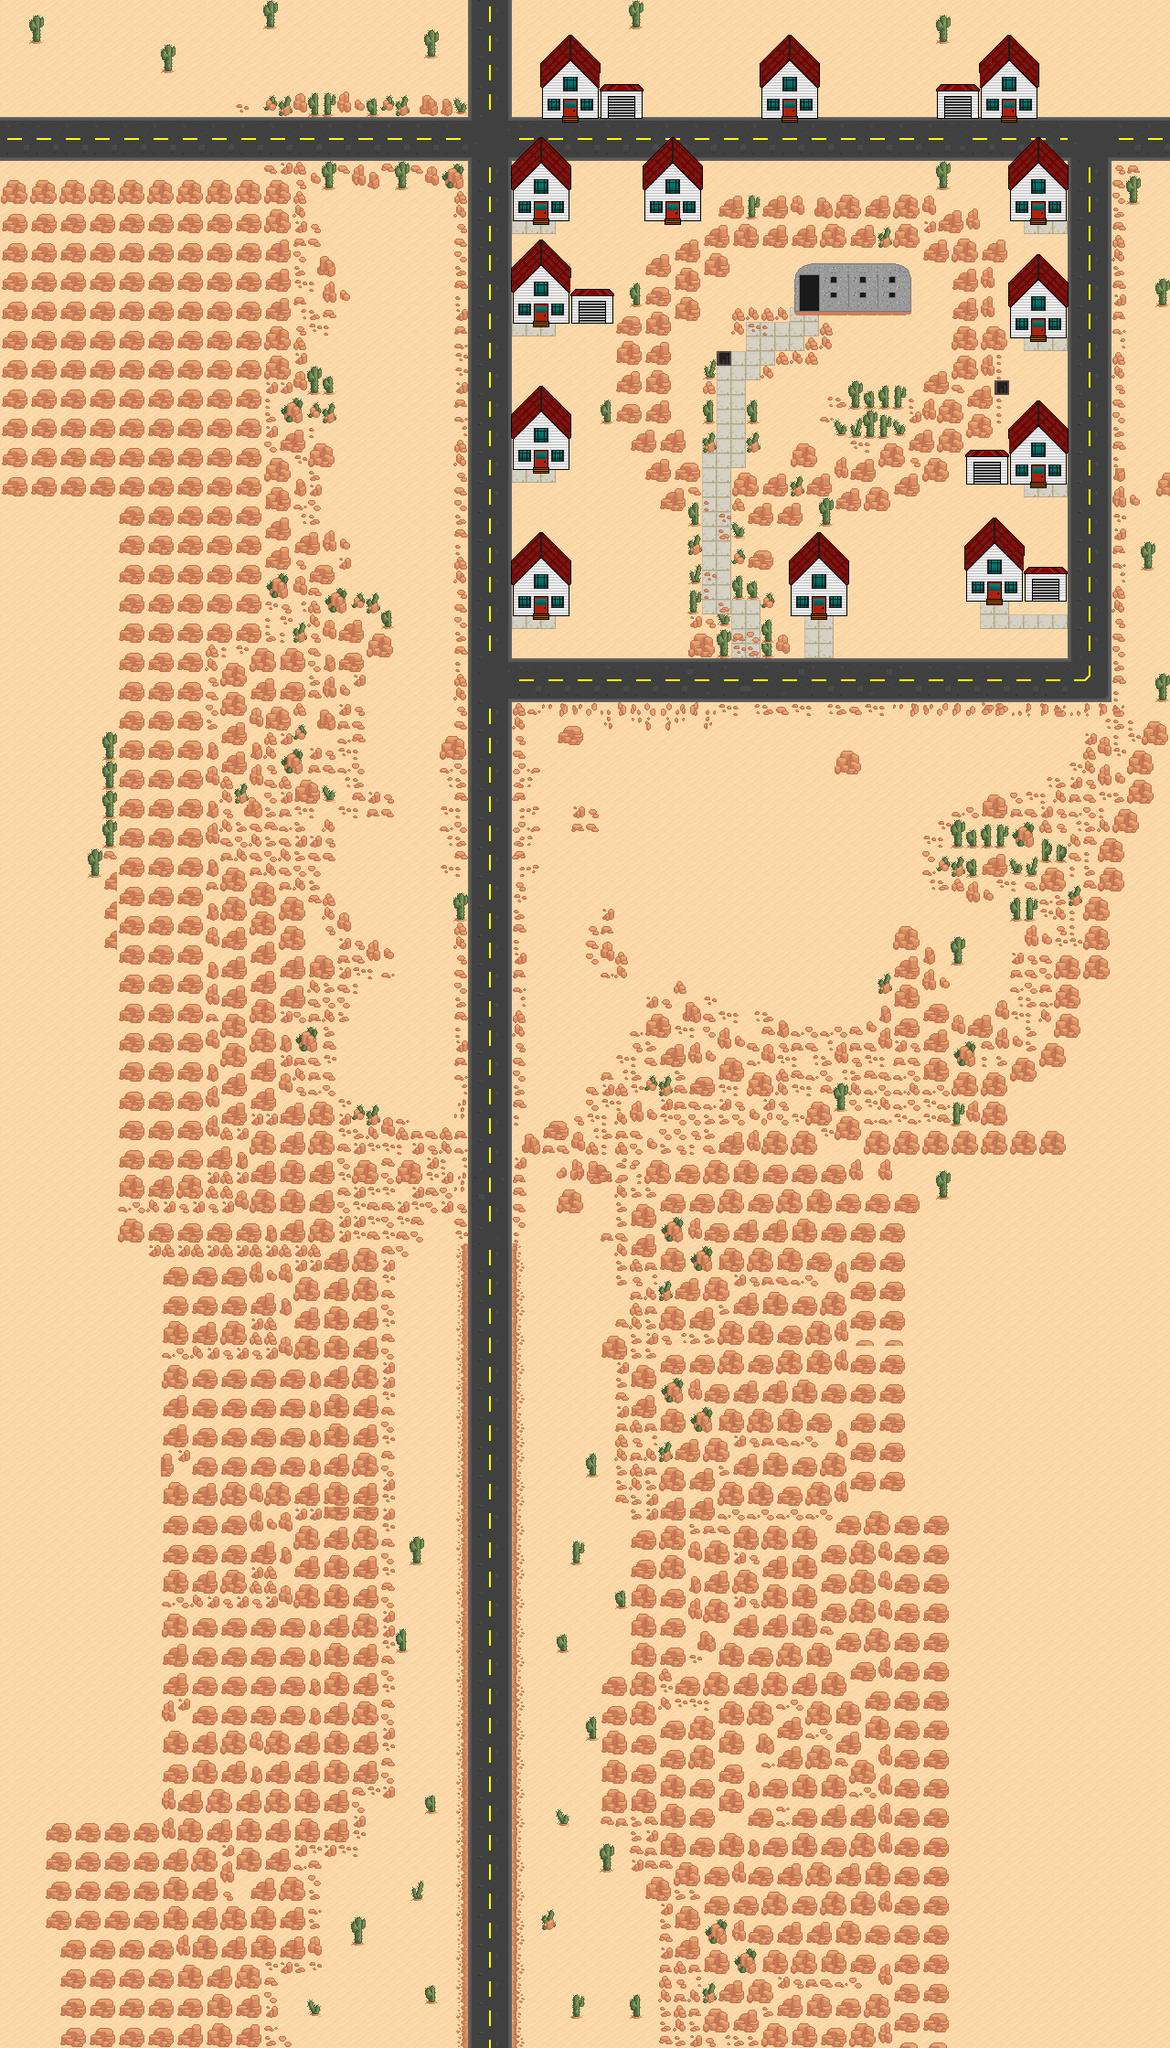

The image is a tile-based game level rendered from a .tmx file. Its description and source (layers, tilesets, objects; grid data summarised) follow:
An orthogonal 80x140 tile map with 16x16 px tiles, 2 tile layers (sandAndRoads, rocksAndBuildings) and 178 objects (32x Zombie, 29x SlowZombie, 3x Entrance, 2x Camera, Player, ...).

<map version="1.2" tiledversion="1.3.1" orientation="orthogonal" renderorder="left-up" compressionlevel="0" width="80" height="140" tilewidth="16" tileheight="16" infinite="0" nextlayerid="38" nextobjectid="509">
 <tileset firstgid="1" name="tileset" tilewidth="16" tileheight="16" tilecount="1024" columns="32">
  <image source="../../resources/textures/map/tileset.png" width="512" height="512" />
  <tile id="6">
   <objectgroup draworder="index">
    <object id="5" x="0" y="0" width="16" height="16" />
   </objectgroup>
  </tile>
  <tile id="7">
   <objectgroup draworder="index">
    <object id="1" x="0.0909091" y="14" width="15.7273" height="2" />
   </objectgroup>
  </tile>
  <tile id="8">
   <objectgroup draworder="index">
    <object id="3" x="0" y="5.81818" width="16" height="10" />
   </objectgroup>
  </tile>
  <tile id="9">
   <objectgroup draworder="index">
    <object id="1" x="0" y="6" width="16" height="9.90909" />
   </objectgroup>
  </tile>
  <tile id="10">
   <objectgroup draworder="index">
    <object id="1" x="7.27273" y="13.3636" height="0.0909091" />
    <object id="2" x="0" y="12" width="15.7273" height="4" />
   </objectgroup>
  </tile>
  <tile id="11">
   <objectgroup draworder="index">
    <object id="1" x="0" y="8.90909" width="16" height="7.09091" />
   </objectgroup>
  </tile>
  <tile id="38">
   <objectgroup draworder="index">
    <object id="1" x="0" y="0" width="16" height="16" />
   </objectgroup>
  </tile>
  <tile id="39">
   <objectgroup draworder="index">
    <object id="1" x="0" y="0" width="16" height="16" />
   </objectgroup>
  </tile>
  <tile id="40">
   <objectgroup draworder="index">
    <object id="1" x="0" y="0" width="16" height="16" />
   </objectgroup>
  </tile>
  <tile id="41">
   <objectgroup draworder="index">
    <object id="1" x="0" y="0" width="14" height="16" />
   </objectgroup>
  </tile>
  <tile id="42">
   <objectgroup draworder="index">
    <object id="1" x="0" y="0" width="16" height="16" />
   </objectgroup>
  </tile>
  <tile id="43">
   <objectgroup draworder="index">
    <object id="1" x="0" y="0" width="16" height="16" />
   </objectgroup>
  </tile>
  <tile id="57">
   <objectgroup draworder="index">
    <object id="1" x="0" y="0" width="16" height="16" />
   </objectgroup>
  </tile>
  <tile id="70">
   <objectgroup draworder="index">
    <object id="1" x="0.181818" y="8" width="15.8182" height="8" />
   </objectgroup>
  </tile>
  <tile id="71">
   <objectgroup draworder="index">
    <object id="1" x="0" y="4" width="15.9091" height="12" />
   </objectgroup>
  </tile>
  <tile id="72">
   <objectgroup draworder="index">
    <object id="1" x="0" y="8.27273" width="15.7273" height="7.72727" />
   </objectgroup>
  </tile>
  <tile id="73">
   <objectgroup draworder="index">
    <object id="1" x="0.181818" y="7.90909" width="15.5455" height="8.09091" />
   </objectgroup>
  </tile>
  <tile id="79">
   <objectgroup draworder="index">
    <object id="3" x="0" y="6" width="16" height="10" />
   </objectgroup>
  </tile>
  <tile id="80">
   <objectgroup draworder="index">
    <object id="1" x="0" y="6" width="16" height="10" />
   </objectgroup>
  </tile>
  <tile id="88">
   <objectgroup draworder="index">
    <object id="1" x="0" y="0" width="16" height="16" />
   </objectgroup>
  </tile>
  <tile id="89">
   <objectgroup draworder="index">
    <object id="1" x="0" y="0" width="16" height="16" />
   </objectgroup>
  </tile>
  <tile id="90">
   <objectgroup draworder="index">
    <object id="1" x="0" y="0" width="16" height="16" />
   </objectgroup>
  </tile>
  <tile id="102">
   <objectgroup draworder="index">
    <object id="1" x="0" y="0" width="16" height="16" />
   </objectgroup>
  </tile>
  <tile id="103">
   <objectgroup draworder="index">
    <object id="1" x="0" y="0" width="16" height="16" />
   </objectgroup>
  </tile>
  <tile id="104">
   <objectgroup draworder="index">
    <object id="1" x="2" y="0" width="12" height="9" />
   </objectgroup>
  </tile>
  <tile id="105">
   <objectgroup draworder="index">
    <object id="1" x="0" y="0" width="16" height="16" />
   </objectgroup>
  </tile>
  <tile id="110">
   <objectgroup draworder="index">
    <object id="1" x="0" y="0" width="16" height="16" />
   </objectgroup>
  </tile>
  <tile id="111">
   <objectgroup draworder="index">
    <object id="1" x="0" y="0" width="16" height="16" />
   </objectgroup>
  </tile>
  <tile id="112">
   <objectgroup draworder="index">
    <object id="1" x="0" y="0" width="16" height="16" />
   </objectgroup>
  </tile>
  <tile id="113">
   <objectgroup draworder="index">
    <object id="1" x="0" y="0" width="16" height="16" />
   </objectgroup>
  </tile>
  <tile id="119">
   <objectgroup draworder="index">
    <object id="1" x="0" y="6" width="16" height="10" />
   </objectgroup>
  </tile>
  <tile id="120">
   <objectgroup draworder="index">
    <object id="3" x="0" y="6" width="16" height="10" />
   </objectgroup>
  </tile>
  <tile id="121">
   <objectgroup draworder="index">
    <object id="1" x="0" y="6" width="16" height="10" />
   </objectgroup>
  </tile>
  <tile id="122">
   <objectgroup draworder="index">
    <object id="1" x="0" y="6" width="16" height="10" />
   </objectgroup>
  </tile>
  <tile id="123">
   <objectgroup draworder="index">
    <object id="2" x="0" y="6" width="16" height="10" />
   </objectgroup>
  </tile>
  <tile id="124">
   <objectgroup draworder="index">
    <object id="1" x="0" y="6" width="16" height="10" />
   </objectgroup>
  </tile>
  <tile id="129">
   <objectgroup draworder="index">
    <object id="1" x="2" y="2" width="12" height="12" />
   </objectgroup>
  </tile>
  <tile id="131">
   <objectgroup draworder="index">
    <object id="1" x="0" y="6" width="16" height="10" />
   </objectgroup>
  </tile>
  <tile id="134">
   <objectgroup draworder="index">
    <object id="1" x="0" y="0" width="16" height="16" />
   </objectgroup>
  </tile>
  <tile id="135">
   <objectgroup draworder="index">
    <object id="1" x="0" y="0" width="16" height="16" />
   </objectgroup>
  </tile>
  <tile id="142">
   <objectgroup draworder="index">
    <object id="1" x="0" y="0" width="16" height="16" />
   </objectgroup>
  </tile>
  <tile id="143">
   <objectgroup draworder="index">
    <object id="1" x="0" y="0" width="16" height="16" />
   </objectgroup>
  </tile>
  <tile id="144">
   <objectgroup draworder="index">
    <object id="1" x="0" y="0" width="16" height="16" />
   </objectgroup>
  </tile>
  <tile id="145">
   <objectgroup draworder="index">
    <object id="1" x="0" y="0" width="16" height="16" />
   </objectgroup>
  </tile>
  <tile id="151">
   <objectgroup draworder="index">
    <object id="1" x="0" y="0" width="5" height="16" />
   </objectgroup>
  </tile>
  <tile id="156">
   <objectgroup draworder="index">
    <object id="1" x="11" y="0" width="5" height="16" />
   </objectgroup>
  </tile>
  <tile id="161">
   <objectgroup draworder="index">
    <object id="1" x="3" y="0" width="10" height="14" />
   </objectgroup>
  </tile>
  <tile id="163">
   <objectgroup draworder="index">
    <object id="1" x="0" y="0" width="16" height="10" />
   </objectgroup>
  </tile>
  <tile id="166">
   <objectgroup draworder="index">
    <object id="1" x="0" y="0" width="16" height="16" />
   </objectgroup>
  </tile>
  <tile id="167">
   <objectgroup draworder="index">
    <object id="1" x="0" y="0" width="16" height="16" />
   </objectgroup>
  </tile>
  <tile id="174">
   <objectgroup draworder="index">
    <object id="1" x="0" y="0" width="16" height="16" />
   </objectgroup>
  </tile>
  <tile id="175">
   <objectgroup draworder="index">
    <object id="1" x="0" y="0" width="16" height="16" />
   </objectgroup>
  </tile>
  <tile id="176">
   <objectgroup draworder="index">
    <object id="1" x="0" y="0" width="16" height="16" />
   </objectgroup>
  </tile>
  <tile id="177">
   <objectgroup draworder="index">
    <object id="1" x="0" y="0" width="16" height="16" />
   </objectgroup>
  </tile>
  <tile id="179">
   <objectgroup draworder="index">
    <object id="1" x="0" y="10" width="16" height="6" />
   </objectgroup>
  </tile>
  <tile id="180">
   <objectgroup draworder="index">
    <object id="1" x="0" y="10" width="16" height="6" />
   </objectgroup>
  </tile>
  <tile id="181">
   <objectgroup draworder="index">
    <object id="1" x="0" y="10" width="16" height="6" />
   </objectgroup>
  </tile>
  <tile id="183">
   <objectgroup draworder="index">
    <object id="1" x="0" y="0" width="5" height="16" />
   </objectgroup>
  </tile>
  <tile id="188">
   <objectgroup draworder="index">
    <object id="1" x="11" y="0" width="5" height="16" />
   </objectgroup>
  </tile>
  <tile id="195">
   <objectgroup draworder="index">
    <object id="1" x="4" y="12" width="8" height="4" />
   </objectgroup>
  </tile>
  <tile id="198">
   <objectgroup draworder="index">
    <object id="2" x="0" y="0" width="16" height="16" />
   </objectgroup>
  </tile>
  <tile id="199">
   <objectgroup draworder="index">
    <object id="1" x="0" y="0" width="16" height="16" />
   </objectgroup>
  </tile>
  <tile id="206">
   <objectgroup draworder="index">
    <object id="1" x="0" y="0" width="16" height="16" />
   </objectgroup>
  </tile>
  <tile id="207">
   <objectgroup draworder="index">
    <object id="1" x="0" y="0" width="16" height="16" />
   </objectgroup>
  </tile>
  <tile id="208">
   <objectgroup draworder="index">
    <object id="1" x="0" y="0" width="16" height="16" />
   </objectgroup>
  </tile>
  <tile id="209">
   <objectgroup draworder="index">
    <object id="1" x="0" y="0" width="16" height="16" />
   </objectgroup>
  </tile>
  <tile id="211">
   <objectgroup draworder="index">
    <object id="1" x="0" y="0" width="16" height="16" />
   </objectgroup>
  </tile>
  <tile id="212">
   <objectgroup draworder="index">
    <object id="1" x="0" y="0" width="16" height="16" />
   </objectgroup>
  </tile>
  <tile id="213">
   <objectgroup draworder="index">
    <object id="1" x="0" y="0" width="16" height="16" />
   </objectgroup>
  </tile>
  <tile id="215">
   <objectgroup draworder="index">
    <object id="1" x="0" y="0" width="5" height="16" />
   </objectgroup>
  </tile>
  <tile id="216">
   <objectgroup draworder="index">
    <object id="1" x="0" y="0" width="16" height="16" />
   </objectgroup>
  </tile>
  <tile id="217">
   <objectgroup draworder="index">
    <object id="1" x="0" y="0" width="16" height="16" />
   </objectgroup>
  </tile>
  <tile id="219">
   <objectgroup draworder="index">
    <object id="1" x="0" y="6" width="16" height="10" />
   </objectgroup>
  </tile>
  <tile id="220">
   <objectgroup draworder="index">
    <object id="1" x="0" y="6" width="16" height="10" />
   </objectgroup>
  </tile>
  <tile id="227">
   <objectgroup draworder="index">
    <object id="1" x="0" y="0" width="16" height="16" />
   </objectgroup>
  </tile>
  <tile id="230">
   <objectgroup draworder="index">
    <object id="1" x="0" y="0" width="16" height="16" />
   </objectgroup>
  </tile>
  <tile id="231">
   <objectgroup draworder="index">
    <object id="1" x="0" y="0" width="16" height="16" />
   </objectgroup>
  </tile>
  <tile id="247">
   <objectgroup draworder="index">
    <object id="1" x="0" y="6" width="16" height="10" />
   </objectgroup>
  </tile>
  <tile id="248">
   <objectgroup draworder="index">
    <object id="1" x="0" y="0" width="16" height="16" />
   </objectgroup>
  </tile>
  <tile id="249">
   <objectgroup draworder="index">
    <object id="1" x="0" y="0" width="16" height="16" />
   </objectgroup>
  </tile>
  <tile id="250">
   <objectgroup draworder="index">
    <object id="1" x="0" y="6" width="16" height="10" />
   </objectgroup>
  </tile>
  <tile id="259">
   <objectgroup draworder="index">
    <object id="1" x="0" y="0" width="16" height="16" />
   </objectgroup>
  </tile>
  <tile id="262">
   <objectgroup draworder="index">
    <object id="1" x="0" y="0" width="16" height="16" />
   </objectgroup>
  </tile>
  <tile id="263">
   <objectgroup draworder="index">
    <object id="1" x="0" y="0" width="16" height="16" />
   </objectgroup>
  </tile>
  <tile id="291">
   <objectgroup draworder="index">
    <object id="1" x="0" y="0" width="16" height="16" />
   </objectgroup>
  </tile>
  <tile id="294">
   <objectgroup draworder="index">
    <object id="1" x="0" y="0" width="16" height="16" />
   </objectgroup>
  </tile>
  <tile id="295">
   <objectgroup draworder="index">
    <object id="1" x="0" y="0" width="16" height="16" />
   </objectgroup>
  </tile>
  <tile id="312">
   <objectgroup draworder="index">
    <object id="1" x="0" y="3" width="16" height="13" />
   </objectgroup>
  </tile>
  <tile id="323">
   <objectgroup draworder="index">
    <object id="1" x="0" y="7.09091" width="16" height="8.90909" />
   </objectgroup>
  </tile>
  <tile id="344">
   <objectgroup draworder="index">
    <object id="1" x="0" y="0" width="2" height="16" />
   </objectgroup>
  </tile>
  <tile id="355">
   <objectgroup draworder="index">
    <object id="1" x="0" y="0" width="16" height="16" />
   </objectgroup>
  </tile>
  <tile id="422">
   <objectgroup draworder="index">
    <object id="1" x="6.90909" y="3.90909" width="9" height="11.9091" />
   </objectgroup>
  </tile>
  <tile id="423">
   <objectgroup draworder="index">
    <object id="1" x="0" y="0" width="16" height="16" />
   </objectgroup>
  </tile>
  <tile id="424">
   <objectgroup draworder="index">
    <object id="1" x="0" y="0" width="16" height="16" />
   </objectgroup>
  </tile>
  <tile id="425">
   <objectgroup draworder="index">
    <object id="1" x="0" y="0" width="16" height="16" />
   </objectgroup>
  </tile>
  <tile id="426">
   <objectgroup draworder="index">
    <object id="2" x="0" y="7" width="5" height="9" />
   </objectgroup>
  </tile>
  <tile id="454">
   <objectgroup draworder="index">
    <object id="1" x="4" y="0" width="12" height="16" />
   </objectgroup>
  </tile>
  <tile id="455">
   <objectgroup draworder="index">
    <object id="1" x="0" y="0" width="16" height="16" />
   </objectgroup>
  </tile>
  <tile id="456">
   <objectgroup draworder="index">
    <object id="1" x="0" y="0" width="16" height="16" />
   </objectgroup>
  </tile>
  <tile id="457">
   <objectgroup draworder="index">
    <object id="1" x="0" y="0" width="16" height="16" />
   </objectgroup>
  </tile>
  <tile id="458">
   <objectgroup draworder="index">
    <object id="1" x="0" y="0" width="5" height="16" />
   </objectgroup>
  </tile>
  <tile id="486">
   <objectgroup draworder="index">
    <object id="1" x="4" y="0" width="12" height="9" />
   </objectgroup>
  </tile>
  <tile id="487">
   <objectgroup draworder="index">
    <object id="1" x="0" y="0" width="16" height="9" />
   </objectgroup>
  </tile>
  <tile id="488">
   <objectgroup draworder="index">
    <object id="1" x="0" y="0" width="16" height="9" />
   </objectgroup>
  </tile>
  <tile id="489">
   <objectgroup draworder="index">
    <object id="1" x="0" y="0" width="16" height="9" />
   </objectgroup>
  </tile>
  <tile id="490">
   <objectgroup draworder="index">
    <object id="1" x="0" y="0.0909091" width="4.72727" height="7.72727" />
   </objectgroup>
  </tile>
 </tileset>
 <layer id="36" name="sandAndRoads" width="80" height="140">
  <data>[11200 cells, 11200 non-empty, 34 distinct tile ids]</data>
 </layer>
 <layer id="37" name="rocksAndBuildings" width="80" height="140">
  <data>[11200 cells, 5727 non-empty, 149 distinct tile ids]</data>
 </layer>
 <objectgroup id="35" name="gameObjects">
  <object id="9" name="Zombie" type="Zombie" x="614.333" y="941.333">
   <point />
  </object>
  <object id="26" name="Zombie" type="Zombie" x="914.67" y="946.667">
   <point />
  </object>
  <object id="27" name="Zombie" type="Zombie" x="532" y="573">
   <point />
  </object>
  <object id="29" name="Zombie" type="Zombie" x="588.33" y="409.667">
   <point />
  </object>
  <object id="32" name="Zombie" type="Zombie" x="1006" y="583.667">
   <point />
  </object>
  <object id="45" name="Zombie" type="Zombie" x="645" y="585">
   <point />
  </object>
  <object id="46" name="Zombie" type="Zombie" x="704" y="699">
   <point />
  </object>
  <object id="47" name="Zombie" type="Zombie" x="707" y="854">
   <point />
  </object>
  <object id="51" name="Zombie" type="Zombie" x="1069" y="843">
   <point />
  </object>
  <object id="52" name="Zombie" type="Zombie" x="934" y="755">
   <point />
  </object>
  <object id="53" name="Zombie" type="Zombie" x="1194" y="720">
   <point />
  </object>
  <object id="55" name="Zombie" type="Zombie" x="1026" y="711">
   <point />
  </object>
  <object id="58" name="Zombie" type="Zombie" x="1067" y="155">
   <point />
  </object>
  <object id="60" name="Zombie" type="Zombie" x="756.5" y="126.5">
   <point />
  </object>
  <object id="63" name="Zombie" type="Zombie" x="533" y="321">
   <point />
  </object>
  <object id="65" name="Zombie" type="Zombie" x="1194.84" y="303">
   <point />
  </object>
  <object id="69" name="Zombie" type="Zombie" x="851.83" y="158.833">
   <point />
  </object>
  <object id="71" name="Zombie" type="Zombie" x="659.66" y="185">
   <point />
  </object>
  <object id="72" name="Zombie" type="Zombie" x="643.33" y="276">
   <point />
  </object>
  <object id="75" name="Zombie" type="Zombie" x="665.33" y="523.667">
   <point />
  </object>
  <object id="433" type="Player" x="536.269" y="1919.18">
   <point />
  </object>
  <object id="434" type="Camera" x="216.939" y="1607.18" width="640" height="360" />
  <object id="435" type="Entrance" x="426.833" y="1963.5" width="235.667" height="73">
   <properties>
    <property name="gotoScene" type="file" value="canyonMap.tmx" />
    <property name="gotoX" type="float" value="2400" />
    <property name="gotoY" type="float" value="780" />
    <property name="isEntranceWithCustomPosition" type="bool" value="true" />
   </properties>
  </object>
  <object id="436" type="Entrance" x="426.833" y="1963.5" width="235.667" height="73">
   <properties>
    <property name="gotoScene" type="file" value="../canyon.xml" />
    <property name="gotoX" type="float" value="2440" />
    <property name="gotoY" type="float" value="380" />
    <property name="isEntranceWithCustomPosition" type="bool" value="true" />
   </properties>
  </object>
  <object id="437" name="Zombie" type="Zombie" x="519.833" y="1064.17">
   <point />
  </object>
  <object id="439" name="Zombie" type="Zombie" x="562.5" y="1169">
   <point />
  </object>
  <object id="441" name="Zombie" type="Zombie" x="472.167" y="1195.83">
   <point />
  </object>
  <object id="453" name="Zombie" type="Zombie" x="559" y="1314">
   <point />
  </object>
  </objectgroup>
</map>
<!-- 43 of 178 objects omitted -->
